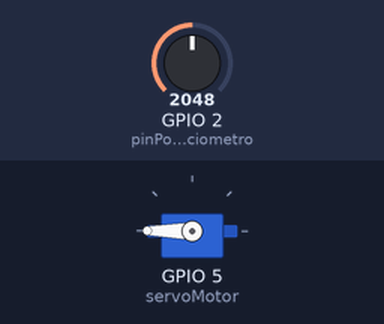
This sketch was run on a simulated ESP32. Parts: servo. The inputs (shaded band) are chosen by the test bench; at power-on: GPIO 2 (pinPotenciometro) = 2048.

Above: at 1.2 s.
1.3 s: GPIO 2 (pinPotenciometro) set to 2798
2.8 s: GPIO 2 (pinPotenciometro) set to 2900
At 3.6 s:
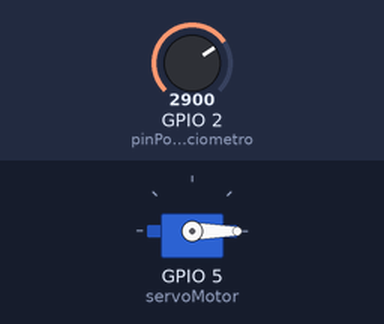
4.3 s: GPIO 2 (pinPotenciometro) set to 491
At 4.7 s:
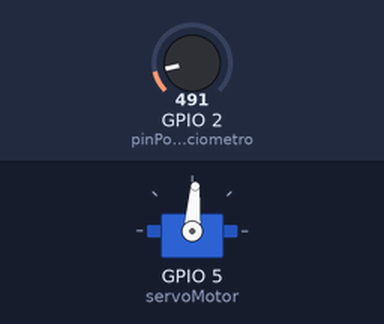
5.8 s: GPIO 2 (pinPotenciometro) set to 0
At 7.0 s:
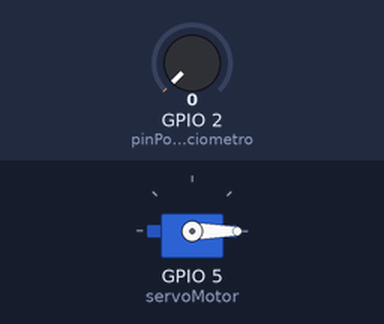
7.3 s: GPIO 2 (pinPotenciometro) set to 1228
At 8.0 s:
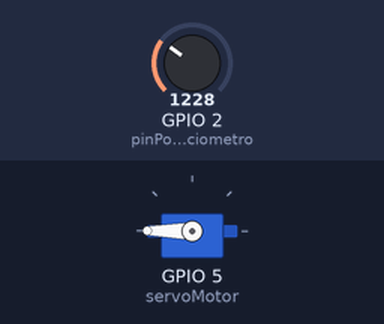
Timing chart, 0 to 9.8 s (numbered marks = the images above; inputs shaded):
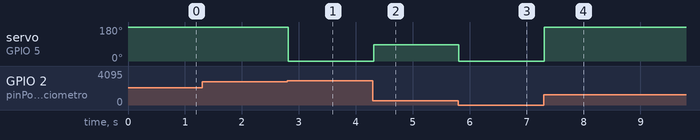

The sketch:

ServoConPotenciometro.ino
```cpp
#include <ESP32Servo.h>

Servo servoMotor;  // Crea un objeto de tipo Servo
int pinPotenciometro = 2; // Pin donde está conectado el potenciómetro
int valorPotenciometro;     // Variable para almacenar el valor del potenciómetro (0-1023)
int angulo;                 // Variable para almacenar el ángulo del servo (0-180)

void setup() {
  servoMotor.attach(5); // Asigna el pin 9 al servo
}

void loop() {
  valorPotenciometro = analogRead(pinPotenciometro);         // Lee el valor del potenciómetro
  angulo = map(valorPotenciometro, 0, 1023, 0, 180);         // Convierte el valor a un ángulo de 0 a 180 grados
  servoMotor.write(angulo);                                  // Mueve el servo al ángulo calculado
  delay(15);                                                 // Pausa para suavizar el movimiento
}
```

Measured:
- the behaviour switches between 2841 and 2842 on GPIO 2 (pinPotenciometro) (found by bisection; images 0 and 1)
- after the input at 1.3 s, every drawn part: stays the same
- after the input at 2.8 s, servo on GPIO 5 (servoMotor): 180° → 0° at once
- after the input at 4.3 s, servo on GPIO 5 (servoMotor): 0° → 86° at once
- after the input at 5.8 s, servo on GPIO 5 (servoMotor): 86° → 0° at once
- after the input at 7.3 s, servo on GPIO 5 (servoMotor): 0° → 180° at once
